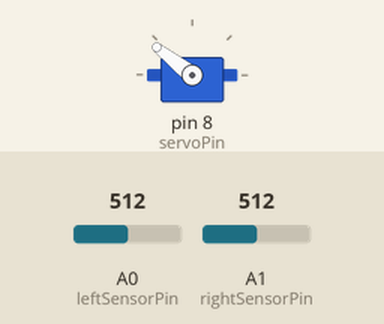
Simulated run of this sketch. Board: Arduino Uno, built with avr-gcc and run on an emulated ATmega328P. On the bench: servo. Wiring (inferred from the names in the program): servo: signal pin 8. The test bench sets the inputs (shaded band); at power-on: A0 (leftSensorPin) = 512, A1 (rightSensorPin) = 512. Servo pulses on a pin are drawn as a servo (544–2400 µs = 0–180°).

Above: at 1.2 s.
1.3 s: A0 (leftSensorPin) set to 524
At 2.9 s:
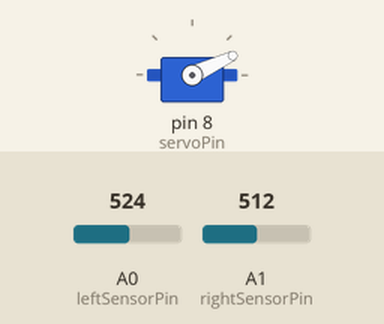
3.2 s: A1 (rightSensorPin) set to 532
At 3.6 s:
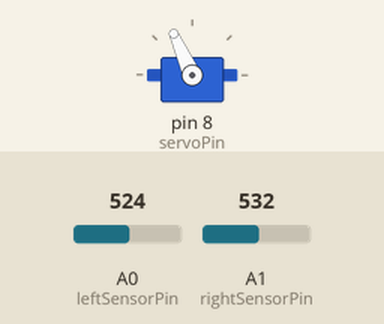
5.2 s: A1 (rightSensorPin) set to 511
At 5.6 s:
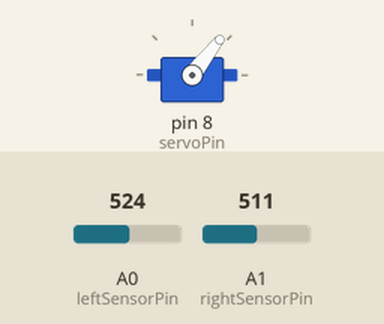
7.1 s: A1 (rightSensorPin) set to 716
At 8.7 s:
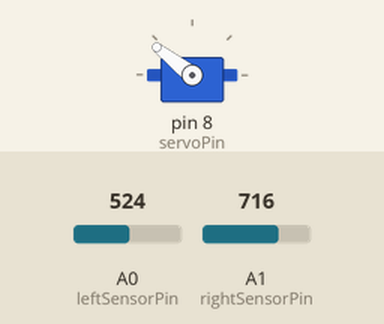
Timing chart, 0 to 10.0 s (numbered marks = the images above; inputs shaded):
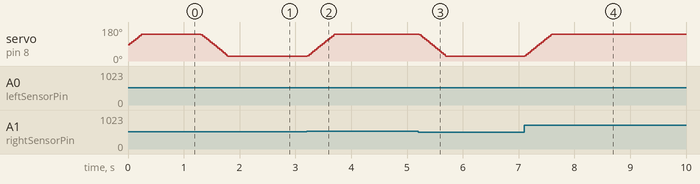

The sketch:

follow_light_with_servo.ino
```cpp
// follow_light_with_servo.ino - follow light with servo
// (c) BotBook.com - Karvinen, Karvinen, Valtokari

const int servoPin = 8;
const int leftSensorPin = 0;
const int rightSensorPin = 1;
const int centerPos = 1400; //This value depends on servo
const int leftPosition = 800; //Servo left and right limits
const int rightPosition = 2000;
int servoPosition = 1400;
int servoSpeed = 40; //How fast servo moves.

void setup() {
  Serial.begin(115200);
  pinMode(servoPin, OUTPUT);
}

void loop() {
  int leftSensor,rightSensor;
  //Read light values.
  leftSensor = analogRead(leftSensorPin);
  rightSensor = analogRead(rightSensorPin);
  if(leftSensor > rightSensor) {
    servoPosition -= servoSpeed;
  } else {
    servoPosition += servoSpeed;
  }
  //Limit check
  if(servoPosition > rightPosition) {
    servoPosition = rightPosition;
  }
  if(servoPosition < leftPosition) {
    servoPosition = leftPosition;
  }
  pulseServo(servoPin,servoPosition);
  delay(10);
}

void pulseServo(int pin, int microseconds)
{
  digitalWrite(pin, HIGH);
  delayMicroseconds(microseconds);
  digitalWrite(pin, LOW);
  delay(5);
}
```

Measured:
- the behaviour switches between 512 and 513 on A0 (leftSensorPin) (found by bisection; images 0 and 1)
- the behaviour switches between 523 and 524 on A1 (rightSensorPin) (found by bisection; images 1 and 2)
- after the input at 1.3 s, servo on pin 8 (servoPin): moves from 142° to 25° over 0.48 s, starting at once
- after the input at 3.2 s, servo on pin 8 (servoPin): moves from 25° to 142° over 0.48 s, starting at once
- after the input at 5.2 s, servo on pin 8 (servoPin): moves from 142° to 25° over 0.48 s, starting at once
- after the input at 7.1 s, servo on pin 8 (servoPin): moves from 25° to 142° over 0.48 s, starting at once
